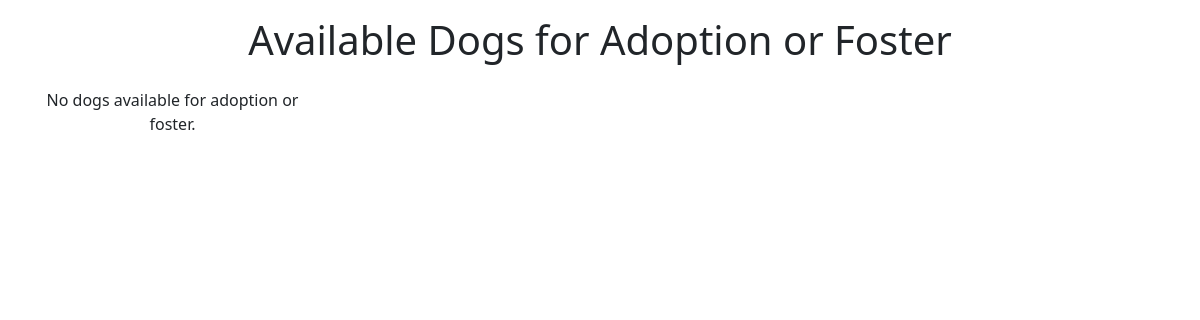
The page /dogs/ on the database as committed earlier.
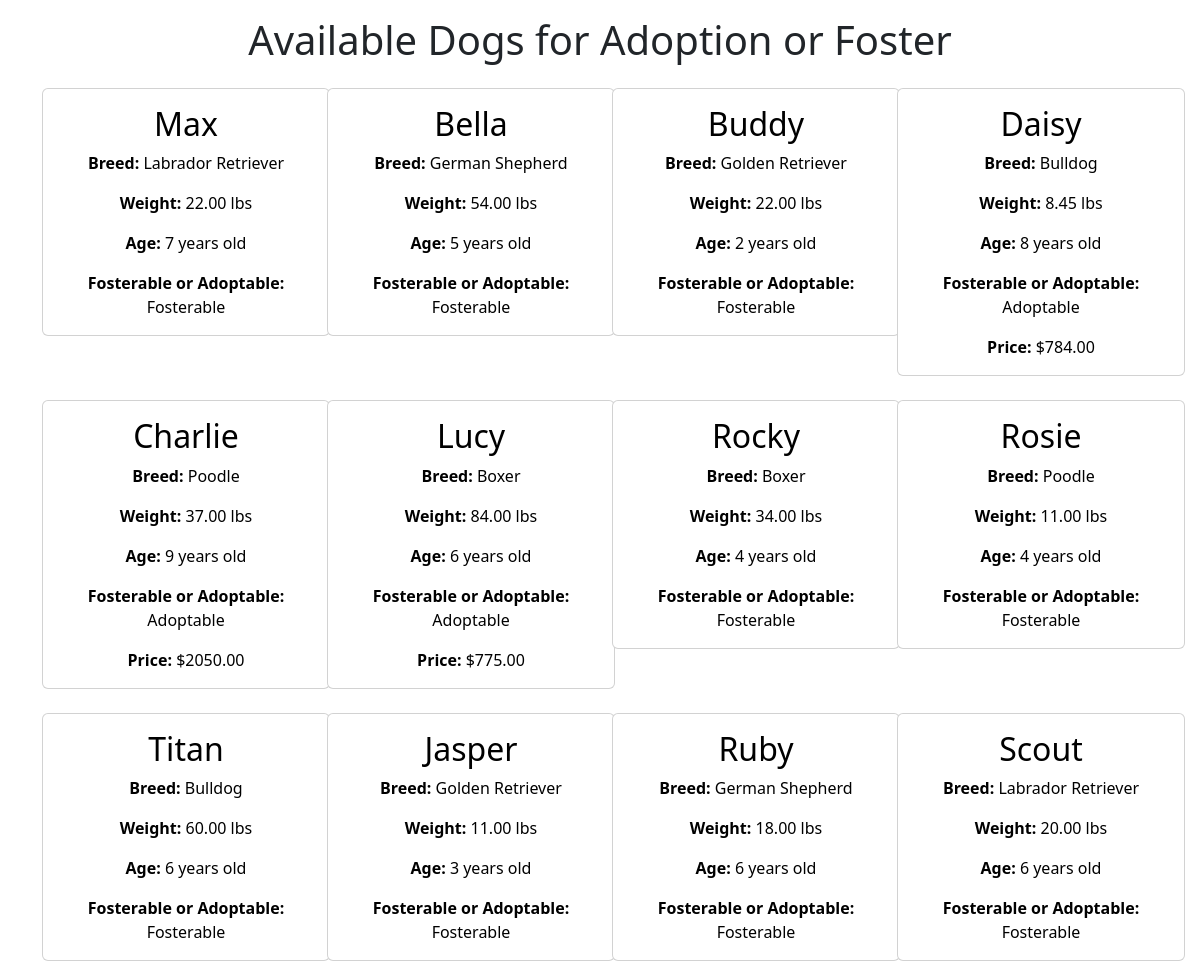
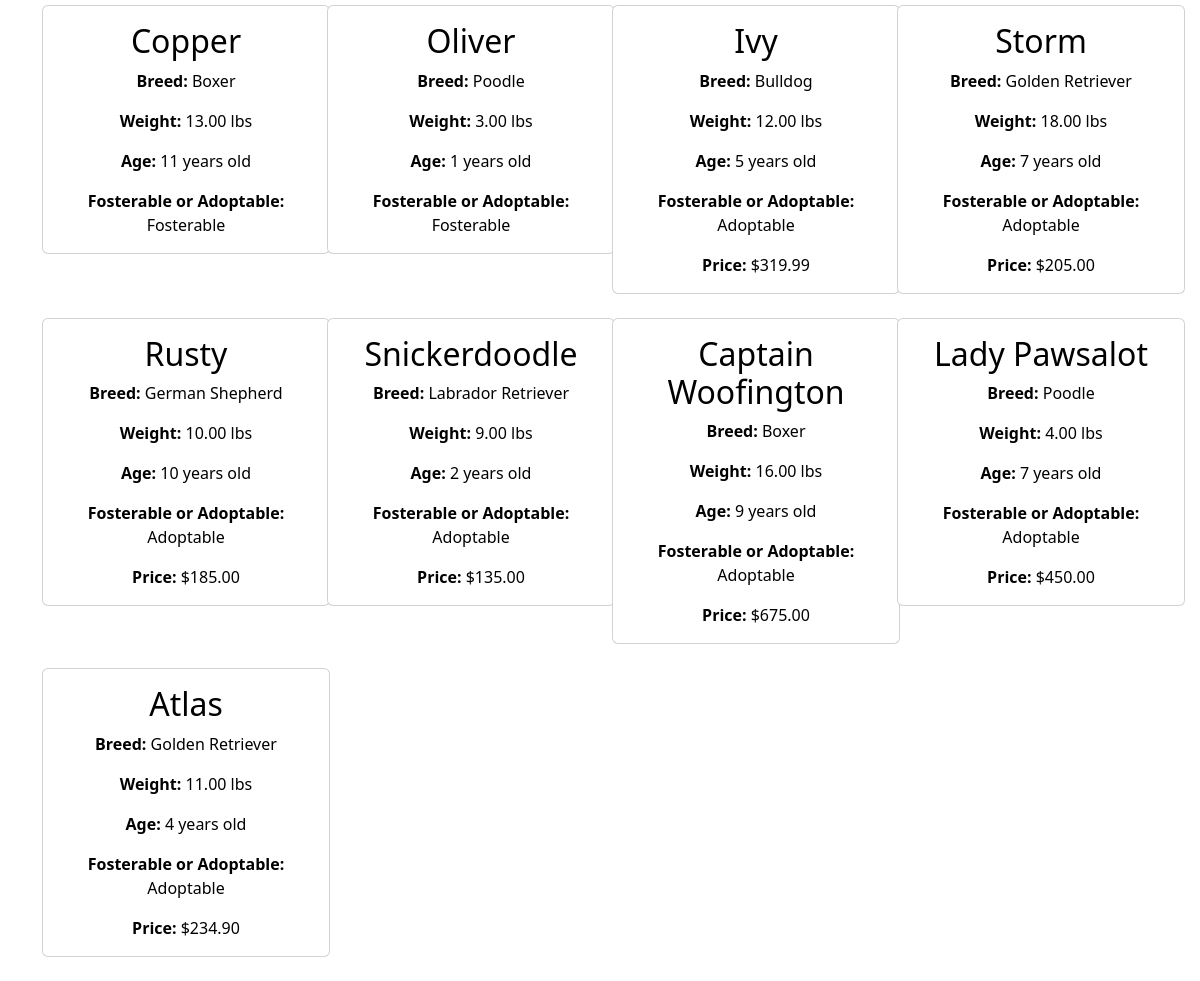
The same page on the database as committed later (2 pictures, top to bottom).
### animal_adoption_app/models.py (models this page shows, shortened)
class Dog(models.Model):
    animal = models.OneToOneField(Animal, on_delete=models.CASCADE, primary_key=True)
    breed = models.CharField(max_length=100)
    weight = models.DecimalField(max_digits=5, decimal_places=2)
    age = models.IntegerField()
    personality = models.TextField()
    up_to_date_on_vaccines = models.BooleanField(default=False)

class Animal(models.Model):
    id = models.AutoField(primary_key=True)
    name = models.CharField(max_length=100, unique=True)
    price = models.DecimalField(max_digits=10, decimal_places=2)
    fosterable = models.BooleanField(default=False)
    image_path = models.CharField(max_length=255, blank=True, null=True)
    SHELTER_CHOICES = [
        ('Homeward Animal Shelter', 'Homeward Animal Shelter'),
        ('Cats Cradle Shelter Inc', 'Cats Cradle Shelter Inc'),
        ('Minn-Kota PAAWS', 'Minn-Kota PAAWS'),
    ]
    shelter = models.CharField(max_length=100, choices=SHELTER_CHOICES)

### animal_adoption_app/views.py (the view)
# urls.py: path('dogs/', views.dogs, name='dogs'),
def dogs(request):
    dogs = Dog.objects.all()
    return render(request, 'animal_adoption_app/dogs.html', {'dog_list': dogs})

### templates/animal_adoption_app/dogs.html (shortened to what this page needs)
<!DOCTYPE html>
<html lang="en">
<head>
    <link href="https://cdn.jsdelivr.net/npm/bootstrap@5.3.3/dist/css/bootstrap.min.css" rel="stylesheet">
</head>
<body>
    {% load static %}
    <h1 class="text-center mt-3 mb-4">Available Dogs for Adoption or Foster</h1>
    <div class="container">
        <div class="row row-cols-1 row-cols-md-2 row-cols-lg-3 row-cols-xl-4">
            {% for dog in dog_list %}
                <div class="col mb-4 text-center">
                    <div class="card" style="width: 18rem;">
                        <a href="{% url 'animal_detail' dog.animal.id %}" class="card-link">
                            <div class="card-body">
                                <h2 class="card-title">{{ dog.animal.name }}</h2>
                                <p class="card-text"><strong>Breed:</strong> {{ dog.breed }}</p>
                                <p class="card-text"><strong>Weight:</strong> {{ dog.weight }} lbs</p>
                                <p class="card-text"><strong>Age:</strong> {{ dog.age }} years old</p>
                                <p class="card-text"><strong>Fosterable or Adoptable:</strong> {% if dog.animal.fosterable %}Fosterable{% else %}Adoptable{% endif %}</p>
                                {% if not dog.animal.fosterable %}
                                    <p class="card-text"><strong>Price:</strong> ${{ dog.animal.price }}</p>
                                {% endif %}
                            </div>
                        </a>
                    </div>
                </div>
            {% empty %}
                <p class="col text-center">No dogs available for adoption or foster.</p>
            {% endfor %}
        </div>
    </div>
</body>
</html>

Rows that differ between the two databases and show on the page:
added Dog: animal.name "Max", breed "Labrador Retriever", weight "22.00", age "7", shows "Fosterable"
added Dog: animal.name "Bella", breed "German Shepherd", weight "54.00", age "5", shows "Fosterable"
added Dog: animal.name "Buddy", breed "Golden Retriever", weight "22.00", age "2", shows "Fosterable"
added Dog: animal.name "Daisy", breed "Bulldog", weight "8.45", age "8", shows "Adoptable", animal.price "784.00"
added Dog: animal.name "Charlie", breed "Poodle", weight "37.00", age "9", shows "Adoptable", animal.price "2050.00"
added Dog: animal.name "Lucy", breed "Boxer", weight "84.00", age "6", shows "Adoptable", animal.price "775.00"
added Dog: animal.name "Rocky", breed "Boxer", weight "34.00", age "4", shows "Fosterable"
added Dog: animal.name "Rosie", breed "Poodle", weight "11.00", age "4", shows "Fosterable"
added Dog: animal.name "Titan", breed "Bulldog", weight "60.00", age "6", shows "Fosterable"
added Dog: animal.name "Jasper", breed "Golden Retriever", weight "11.00", age "3", shows "Fosterable"
added Dog: animal.name "Ruby", breed "German Shepherd", weight "18.00", age "6", shows "Fosterable"
added Dog: animal.name "Scout", breed "Labrador Retriever", weight "20.00", age "6", shows "Fosterable"
added Dog: animal.name "Copper", breed "Boxer", weight "13.00", age "11", shows "Fosterable"
added Dog: animal.name "Oliver", breed "Poodle", weight "3.00", age "1", shows "Fosterable"
added Dog: animal.name "Ivy", breed "Bulldog", weight "12.00", age "5", shows "Adoptable", animal.price "319.99"
added Dog: animal.name "Storm", breed "Golden Retriever", weight "18.00", age "7", shows "Adoptable", animal.price "205.00"
added Dog: animal.name "Rusty", breed "German Shepherd", weight "10.00", age "10", shows "Adoptable", animal.price "185.00"
added Dog: animal.name "Snickerdoodle", breed "Labrador Retriever", weight "9.00", age "2", shows "Adoptable", animal.price "135.00"
added Dog: animal.name "Captain Woofington", breed "Boxer", weight "16.00", age "9", shows "Adoptable", animal.price "675.00"
added Dog: animal.name "Lady Pawsalot", breed "Poodle", weight "4.00", age "7", shows "Adoptable", animal.price "450.00"
added Dog: animal.name "Atlas", breed "Golden Retriever", weight "11.00", age "4", shows "Adoptable", animal.price "234.90"
Other text that changed with them:
text no longer shown: "No dogs available for adoption or foster."
